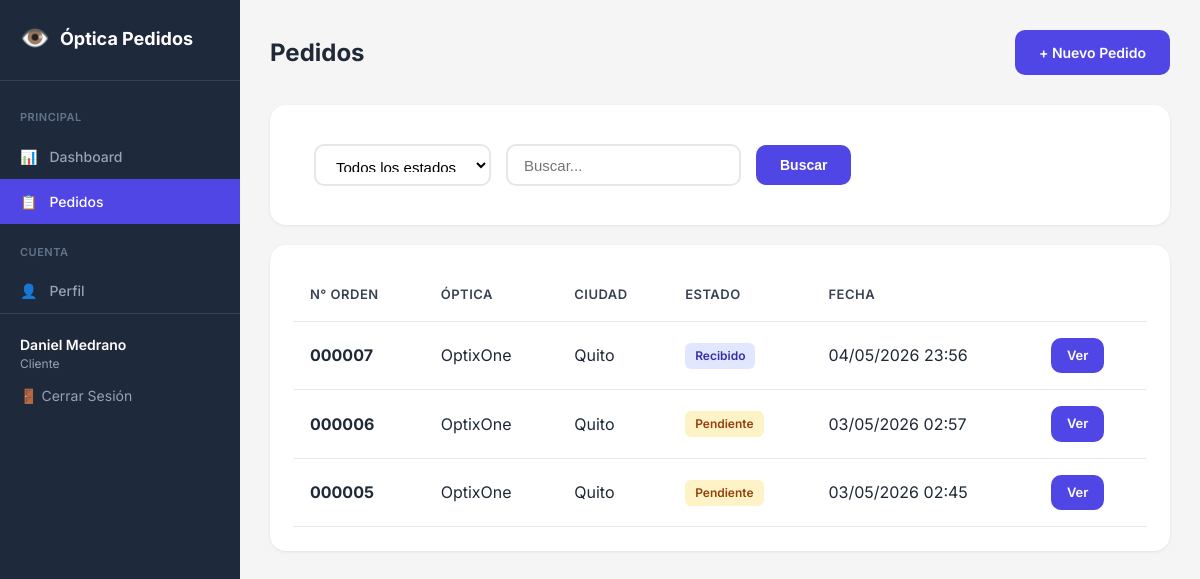
Before: /pedidos/ (signed in) with the older database file.
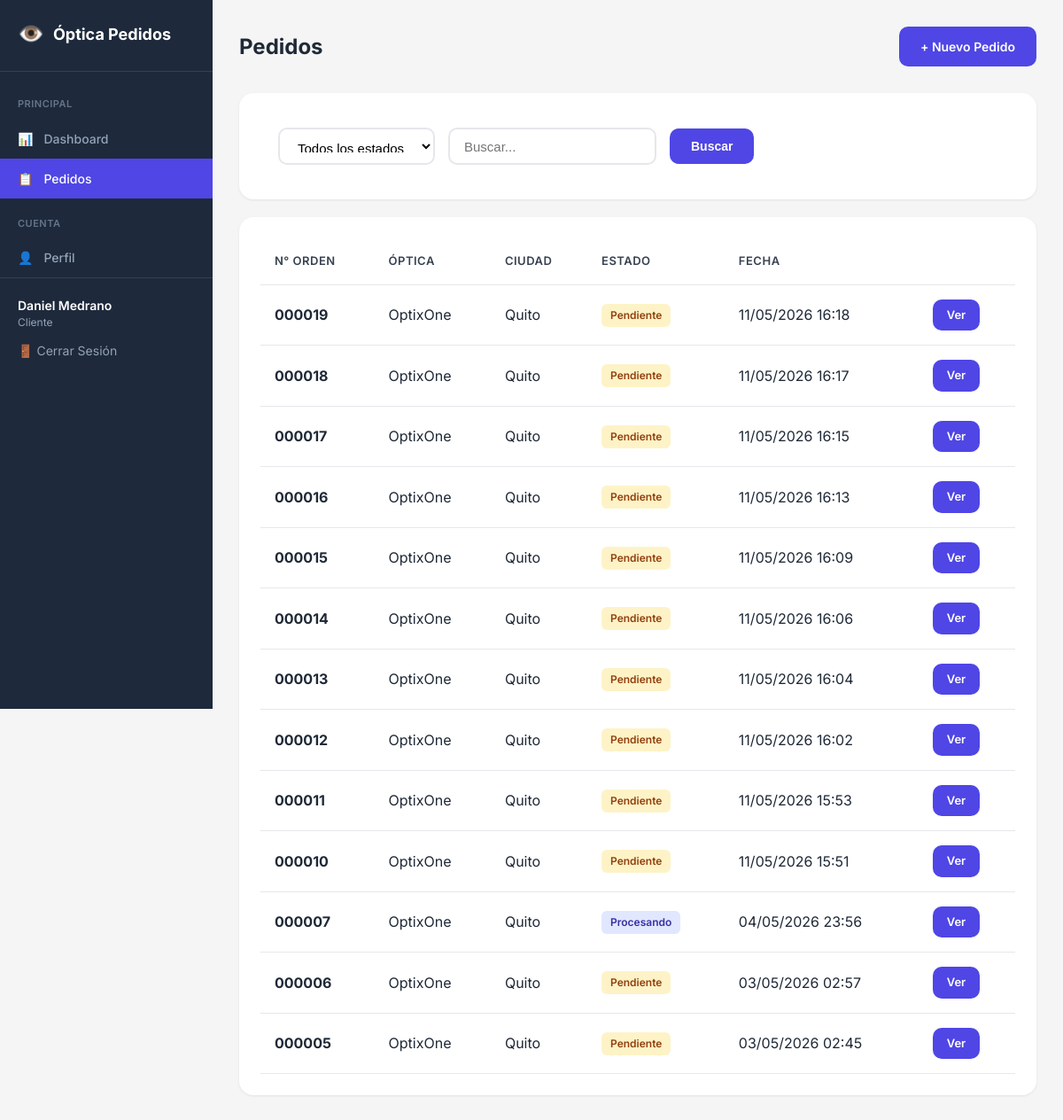
After: the same page with the newer database file.
### pedidos/models.py (models this page shows, shortened)
class Pedido(models.Model):
    numero_orden = models.CharField('Número de Orden', max_length=10, unique=True, blank=True)
    uid = models.UUIDField('UID', default=uuid.uuid4, editable=False)
    cliente = models.ForeignKey(
        Usuario,
        on_delete=models.PROTECT,
        related_name='pedidos',
        verbose_name='Cliente'
    )
    estado = models.CharField(
        'Estado',
        max_length=20,
        choices=EstadoPedido.choices,
        default=EstadoPedido.PENDIENTE
    )
    fecha_creacion = models.DateTimeField('Fecha de Creación', auto_now_add=True)
    fecha_actualizacion = models.DateTimeField('Última Actualización', auto_now=True)
    nombre_optica = models.CharField('Nombre de Óptica', max_length=200)
    ciudad_optica = models.CharField('Ciudad', max_length=100)
    ruc_optica = models.CharField('RUC', max_length=20)
    vendedor_optica = models.CharField('Vendedor', max_length=100)
    telefono_optica = models.CharField('Teléfono', max_length=20)
    tipo_lente = models.CharField(
        'Tipo de Lente',
        max_length=20,
        choices=TipoLente.choices,
        blank=True
    )
    diseno_lente = models.CharField('Diseño', max_length=100, blank=True)
    material = models.CharField('Material', max_length=20, blank=True)
    indice = models.CharField('Índice', max_length=10, blank=True)
    tratamiento_fotosensible = models.CharField('Fotosensible', max_length=20, blank=True)
    tratamiento_antireflejo = models.CharField('Antireflejo', max_length=20, blank=True)
    tratamiento_filtro_azul = models.BooleanField('Filtro Luz Azul', default=False)
    tratamiento_transitions = models.BooleanField('Transitions', default=False)
    od_esfera = models.CharField('OD Esfera', max_length=10, blank=True)
    od_cilindro = models.CharField('OD Cilindro', max_length=10, blank=True)
    od_eje = models.CharField('OD Eje', max_length=10, blank=True)
    od_dnp = models.CharField('OD DNP', max_length=10, blank=True)
    od_altura = models.CharField('OD Altura', max_length=10, blank=True)
    od_adicion = models.CharField('OD Adición', max_length=10, blank=True)
    oi_esfera = models.CharField('OI Esfera', max_length=10, blank=True)
    oi_cilindro = models.CharField('OI Cilindro', max_length=10, blank=True)
    oi_eje = models.CharField('OI Eje', max_length=10, blank=True)
    oi_dnp = models.CharField('OI DNP', max_length=10, blank=True)
    oi_altura = models.CharField('OI Altura', max_length=10, blank=True)
    oi_adicion = models.CharField('OI Adición', max_length=10, blank=True)
    horizontal = models.CharField('Horizontal', max_length=10, blank=True)
    vertical = models.CharField('Vertical', max_length=10, blank=True)
    puente = models.CharField('Puente', max_length=10, blank=True)
    distancia_mecanica = models.CharField('Distancia Mecánica', max_length=10, blank=True)
    montura_descripcion = models.CharField('Descripción Montura', max_length=200, blank=True)
    montura_estado = models.CharField(
        'Estado Montura',
        max_length=20,
        choices=EstadoMontura.choices,
        blank=True
    )
    montura_foto = models.ImageField('Foto Montura', upload_to='monturas/', blank=True, null=True)
    tipo_bisel = models.CharField(
        'Tipo de Bisel',
        max_length=20,
        choices=TipoBisel.choices,
        blank=True
    )
    observaciones = models.TextField('Observaciones', blank=True)
    barcode = models.ImageField(
        'Código de Barras',
        upload_to='barcodes/',
        blank=True,
        null=True
    )
    class Meta:
        verbose_name = 'Pedido'
        verbose_name_plural = 'Pedidos'
        ordering = ['-fecha_creacion']

### pedidos/views.py (the view)
# urls.py: path('pedidos/', views.pedido_list, name='pedido_list'),
@login_required
def pedido_list(request):
    usuario = request.user
    pedidos = Pedido.objects.all()
    estado = request.GET.get('estado')
    busqueda = request.GET.get('q')
    if usuario.es_cliente():
        pedidos = pedidos.filter(cliente=usuario)
    elif estado:
        pedidos = pedidos.filter(estado=estado)
    if busqueda:
        pedidos = pedidos.filter(
            Q(numero_orden__icontains=busqueda) |
            Q(nombre_optica__icontains=busqueda) |
            Q(cliente__nombre_optica__icontains=busqueda)
        )
    pedidos = pedidos.order_by('-fecha_creacion')
    paginator = Paginator(pedidos, 20)
    page_number = request.GET.get('page')
    page_obj = paginator.get_page(page_number)
    contexto = {
        'page_obj': page_obj,
        'pedidos': page_obj,
        'estados': EstadoPedido.choices,
        'estado_filtro': estado,
        'busqueda': busqueda,
        'usuario': usuario,
    }
    return render(request, 'pedidos/pedido_list.html', contexto)

### pedidos/models.py (called while the page is built)
    def es_admin(self):
        return self.rol == Rol.ADMIN

    def es_cliente(self):
        return self.rol == Rol.CLIENTE

    def es_secretaria(self):
        return self.rol == Rol.SECRETARIA

### templates/pedidos/pedido_list.html (shortened to what this page needs)
{% extends 'base.html' %}
{% block content %}
<nav class="sidebar">
    <a href="{% url 'dashboard' %}" class="sidebar-brand">
        <span>👁️</span> Óptica Pedidos
    </a>
    <div class="sidebar-menu">
        <div class="menu-title">Principal</div>
        <a href="{% url 'dashboard' %}" class="menu-link {% if request.path == '/' %}active{% endif %}">
            <span>📊</span> Dashboard
        </a>
        <a href="{% url 'pedido_list' %}" class="menu-link {% if 'pedidos' in request.path and 'nuevo' not in request.path %}active{% endif %}">
            <span>📋</span> Pedidos
        </a>
        <div class="menu-title">Cuenta</div>
        <a href="{% url 'perfil' %}" class="menu-link {% if 'perfil' in request.path %}active{% endif %}">
            <span>👤</span> Perfil
        </a>
    </div>
    <div class="sidebar-footer">
        <div class="user-info">
            <div class="user-name">{{ usuario.get_full_name|default:usuario.username }}</div>
            <div class="user-role">{{ usuario.get_rol_display }}</div>
        </div>
        <a href="{% url 'logout' %}" class="btn-logout">🚪 Cerrar Sesión</a>
    </div>
</nav>
<main class="main">
    <div class="topbar">
        <h1 class="topbar-title">Pedidos</h1>
        <div>
            {% if usuario.es_admin or usuario.es_secretaria or usuario.es_cliente %}
            <a href="{% url 'pedido_create' %}" class="btn btn-primary">+ Nuevo Pedido</a>
            {% endif %}
        </div>
    </div>
    <div class="content">
        <div class="card" style="margin-bottom: 20px;">
            <div class="card-body" style="padding: 15px 20px;">
                <form method="GET" style="display: flex; gap: 15px; align-items: center; flex-wrap: wrap;">
                    <select name="estado" class="form-control" style="width: auto; height: 42px;">
                        <option value="">Todos los estados</option>
                    </select>
                    <input type="text" name="q" placeholder="Buscar..." class="form-control"
                           style="width: auto; height: 42px;" value="{{ busqueda|default:'' }}">
                    <button type="submit" class="btn btn-primary">Buscar</button>
                </form>
            </div>
        </div>
        <div class="card">
            <div class="card-body">
                {% if pedidos %}
                <table class="table">
                    <thead>
                        <tr>
                            <th>N° Orden</th>
                            <th>Óptica</th>
                            <th>Ciudad</th>
                            <th>Estado</th>
                            <th>Fecha</th>
                            <th></th>
                        </tr>
                    </thead>
                    <tbody>
                        {% for p in pedidos %}
                        <tr>
                            <td><strong>{{ p.numero_orden }}</strong></td>
                            <td>{{ p.nombre_optica }}</td>
                            <td>{{ p.ciudad_optica }}</td>
                            <td><span class="badge badge-{{ p.estado|lower }}">{{ p.get_estado_display }}</span></td>
                            <td>{{ p.fecha_creacion|date:"d/m/Y H:i" }}</td>
                            <td>
                                <a href="{% url 'pedido_detail' p.pk %}" class="btn btn-primary btn-sm">Ver</a>
                            </td>
                        </tr>
                        {% endfor %}
                    </tbody>
                </table>
                {% else %}
                <div class="empty">
                    <p>No hay pedidos para mostrar</p>
                </div>
                {% endif %}
            </div>
        </div>
    </div>
</main>
{% endblock %}

Changed rows visible on the page:
added Pedido: numero_orden "000019", nombre_optica "OptixOne", ciudad_optica "Quito", estado "Pendiente", fecha_creacion "11/05/2026 16:18"
added Pedido: numero_orden "000018", nombre_optica "OptixOne", ciudad_optica "Quito", estado "Pendiente", fecha_creacion "11/05/2026 16:17"
added Pedido: numero_orden "000017", nombre_optica "OptixOne", ciudad_optica "Quito", estado "Pendiente", fecha_creacion "11/05/2026 16:15"
added Pedido: numero_orden "000016", nombre_optica "OptixOne", ciudad_optica "Quito", estado "Pendiente", fecha_creacion "11/05/2026 16:13"
added Pedido: numero_orden "000015", nombre_optica "OptixOne", ciudad_optica "Quito", estado "Pendiente", fecha_creacion "11/05/2026 16:09"
added Pedido: numero_orden "000014", nombre_optica "OptixOne", ciudad_optica "Quito", estado "Pendiente", fecha_creacion "11/05/2026 16:06"
added Pedido: numero_orden "000013", nombre_optica "OptixOne", ciudad_optica "Quito", estado "Pendiente", fecha_creacion "11/05/2026 16:04"
added Pedido: numero_orden "000012", nombre_optica "OptixOne", ciudad_optica "Quito", estado "Pendiente", fecha_creacion "11/05/2026 16:02"
added Pedido: numero_orden "000011", nombre_optica "OptixOne", ciudad_optica "Quito", estado "Pendiente", fecha_creacion "11/05/2026 15:53"
added Pedido: numero_orden "000010", nombre_optica "OptixOne", ciudad_optica "Quito", estado "Pendiente", fecha_creacion "11/05/2026 15:51"
changed Pedido: estado "Recibido" → "Procesando"
